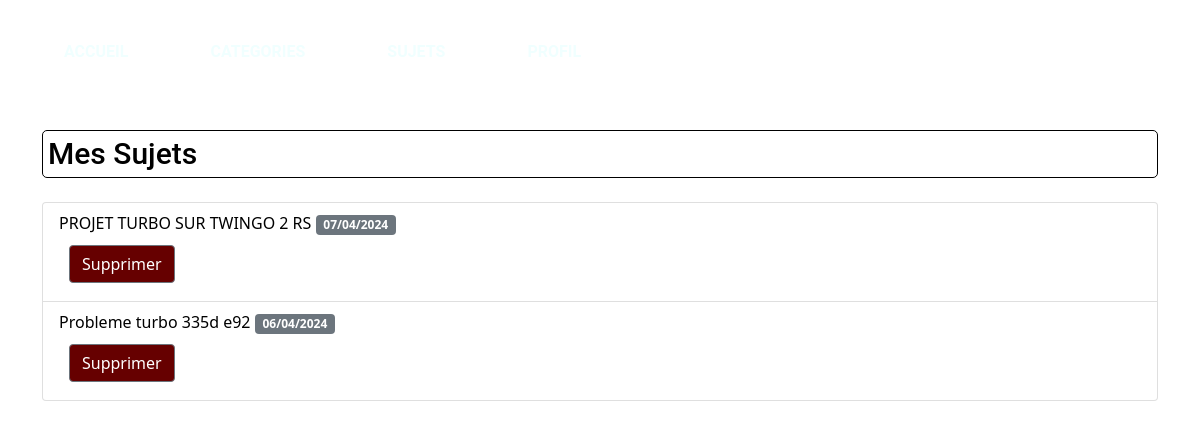
The page /my_topics.php (signed in) on the database its author committed.
### tables this page shows
CREATE TABLE `topics` (
  `id` int(11) NOT NULL,
  `user_name` varchar(255) NOT NULL,
  `name` varchar(100) NOT NULL,
  `category` varchar(100) NOT NULL,
  `description` text NOT NULL,
  `brand` varchar(255) NOT NULL,
  `created_at` timestamp NOT NULL DEFAULT CURRENT_TIMESTAMP
);

### my_topics.php (the view, shortened to what this page needs)
<?php
global $conn;
$user_name = $_SESSION['user']['username'];
$sql = "SELECT * FROM topics WHERE user_name = :user_name ORDER BY created_at DESC";
$stmt = $conn->prepare($sql);
$stmt->bindValue(':user_name', $user_name);
$stmt->execute();
$topics = $stmt->fetchAll(PDO::FETCH_ASSOC);
?>
<!DOCTYPE html>
<html lang="fr">
<head>
    <link rel="stylesheet" href="bootstrap/css/bootstrap.css">
    <link rel="stylesheet" href="style2.css">
    <link rel="stylesheet" href="navbar.css">
</head>
<body>
<?php
include 'navbar.php';
?>
<div class="container">
    <h1 class="mt-5 mb-4">Mes Sujets</h1>
    <ul class="list-group">
        <?php foreach ($topics as $topic): ?>
            <li class="list-group-item">
                <a href="redirect.php?id=<?= $topic['id']; ?>" class="text-decoration-none"><?= htmlspecialchars($topic['name']); ?></a>
                <span class="badge bg-secondary"><?= date('d/m/Y', strtotime($topic['created_at'])); ?></span>
                <form method="post" action="<?php echo $_SERVER['PHP_SELF']; ?>">
                    <button type="submit" class="btn btn-secondary" onclick="return confirm('Êtes-vous sûr de vouloir supprimer ce sujet ?');">Supprimer</button>
                </form>
            </li>
        <?php endforeach; ?>
    </ul>
</div>
</body>
</html>

### style2.css (style rules this page uses)
:root { --opacite : #1e1e1ead; --red: #660000; --black: #000000; --white: #f0ffff; --font: 'Roboto', sans-serif; }
body { width: 100%; height: 100vh; background-image: url("asset/index.webp"); background-position: right; background-attachment: fixed; }
h1 { color: var(--black); background-color: white; font-family: var(--font); font-size: 30px; margin-bottom: 20px; border: solid 1px var(--black); border-radius: 5px; padding: 5px; }
.container { margin-top: 130px; }
.btn-secondary, .btn-secondary:hover { margin: 10px; background-color: var(--red); }
.text-decoration-none { color: var(--black); }

### rows shown on the page
topics: name "PROJET TURBO SUR TWINGO 2 RS", created_at "07/04/2024"
topics: name "Probleme turbo 335d e92", created_at "06/04/2024"
